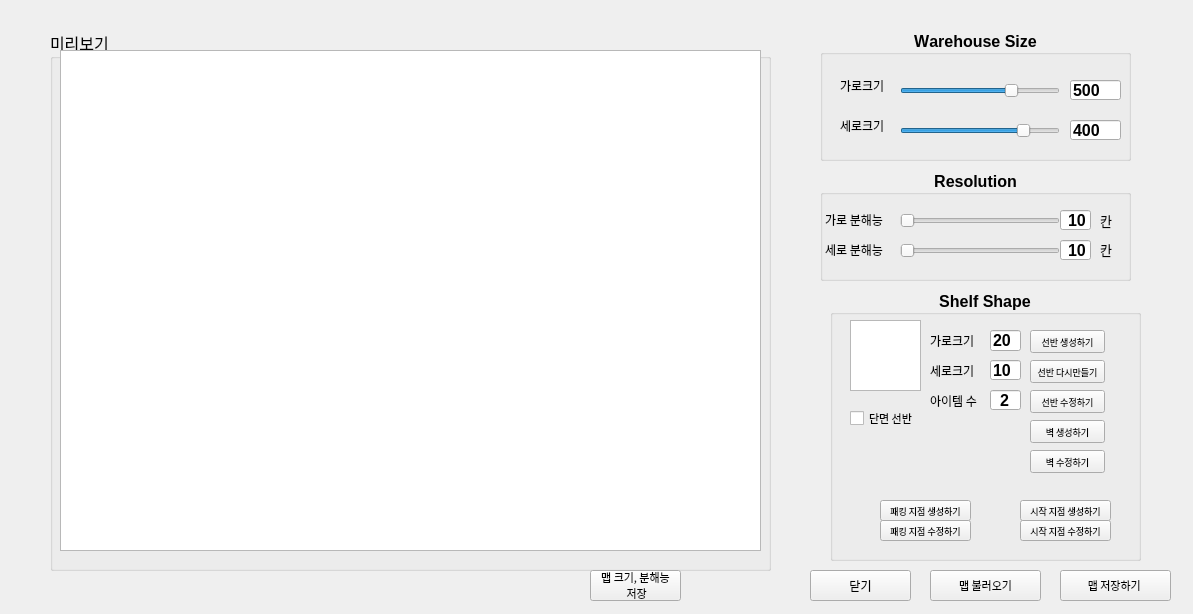
<?xml version="1.0" encoding="UTF-8"?>
<ui version="4.0">
 <class>Form</class>
 <widget class="QWidget" name="Form">
  <property name="geometry">
   <rect>
    <x>0</x>
    <y>0</y>
    <width>1193</width>
    <height>614</height>
   </rect>
  </property>
  <property name="font">
   <font>
    <family>HY견고딕</family>
    <pointsize>11</pointsize>
    <weight>50</weight>
    <bold>false</bold>
    <kerning>false</kerning>
   </font>
  </property>
  <property name="windowTitle">
   <string>Form</string>
  </property>
  <widget class="QGroupBox" name="groupBox">
   <property name="geometry">
    <rect>
     <x>820</x>
     <y>30</y>
     <width>311</width>
     <height>131</height>
    </rect>
   </property>
   <property name="font">
    <font>
     <family>Arial</family>
     <pointsize>12</pointsize>
     <weight>75</weight>
     <bold>true</bold>
    </font>
   </property>
   <property name="title">
    <string>Warehouse Size</string>
   </property>
   <property name="alignment">
    <set>Qt::AlignCenter</set>
   </property>
   <widget class="QSlider" name="slider_wSize">
    <property name="geometry">
     <rect>
      <x>80</x>
      <y>50</y>
      <width>160</width>
      <height>22</height>
     </rect>
    </property>
    <property name="maximum">
     <number>700</number>
    </property>
    <property name="value">
     <number>500</number>
    </property>
    <property name="orientation">
     <enum>Qt::Horizontal</enum>
    </property>
   </widget>
   <widget class="QSlider" name="slider_hSize">
    <property name="geometry">
     <rect>
      <x>80</x>
      <y>90</y>
      <width>160</width>
      <height>22</height>
     </rect>
    </property>
    <property name="maximum">
     <number>500</number>
    </property>
    <property name="value">
     <number>400</number>
    </property>
    <property name="sliderPosition">
     <number>400</number>
    </property>
    <property name="orientation">
     <enum>Qt::Horizontal</enum>
    </property>
   </widget>
   <widget class="QLineEdit" name="edit_wSize">
    <property name="geometry">
     <rect>
      <x>250</x>
      <y>50</y>
      <width>51</width>
      <height>20</height>
     </rect>
    </property>
    <property name="text">
     <string>500</string>
    </property>
    <property name="maxLength">
     <number>3</number>
    </property>
   </widget>
   <widget class="QLineEdit" name="edit_hSize">
    <property name="geometry">
     <rect>
      <x>250</x>
      <y>90</y>
      <width>51</width>
      <height>20</height>
     </rect>
    </property>
    <property name="text">
     <string>400</string>
    </property>
    <property name="maxLength">
     <number>3</number>
    </property>
   </widget>
   <widget class="QLabel" name="label">
    <property name="geometry">
     <rect>
      <x>20</x>
      <y>50</y>
      <width>56</width>
      <height>12</height>
     </rect>
    </property>
    <property name="font">
     <font>
      <family>HY견고딕</family>
      <pointsize>9</pointsize>
      <weight>50</weight>
      <bold>false</bold>
     </font>
    </property>
    <property name="text">
     <string>가로크기</string>
    </property>
   </widget>
   <widget class="QLabel" name="label_2">
    <property name="geometry">
     <rect>
      <x>20</x>
      <y>90</y>
      <width>56</width>
      <height>12</height>
     </rect>
    </property>
    <property name="font">
     <font>
      <family>HY견고딕</family>
      <pointsize>9</pointsize>
      <weight>50</weight>
      <bold>false</bold>
     </font>
    </property>
    <property name="text">
     <string>세로크기</string>
    </property>
   </widget>
  </widget>
  <widget class="QGroupBox" name="groupBox_map">
   <property name="geometry">
    <rect>
     <x>50</x>
     <y>30</y>
     <width>721</width>
     <height>541</height>
    </rect>
   </property>
   <property name="font">
    <font>
     <pointsize>12</pointsize>
     <weight>50</weight>
     <bold>false</bold>
    </font>
   </property>
   <property name="title">
    <string>미리보기</string>
   </property>
   <widget class="QGraphicsView" name="preview_map">
    <property name="geometry">
     <rect>
      <x>10</x>
      <y>20</y>
      <width>701</width>
      <height>501</height>
     </rect>
    </property>
   </widget>
  </widget>
  <widget class="QGroupBox" name="groupBox_2">
   <property name="geometry">
    <rect>
     <x>820</x>
     <y>170</y>
     <width>311</width>
     <height>111</height>
    </rect>
   </property>
   <property name="font">
    <font>
     <family>Arial</family>
     <pointsize>12</pointsize>
     <weight>75</weight>
     <bold>true</bold>
    </font>
   </property>
   <property name="title">
    <string>Resolution</string>
   </property>
   <property name="alignment">
    <set>Qt::AlignCenter</set>
   </property>
   <widget class="QLabel" name="label_3">
    <property name="geometry">
     <rect>
      <x>5</x>
      <y>40</y>
      <width>71</width>
      <height>20</height>
     </rect>
    </property>
    <property name="font">
     <font>
      <family>HY견고딕</family>
      <pointsize>9</pointsize>
      <weight>50</weight>
      <bold>false</bold>
     </font>
    </property>
    <property name="text">
     <string>가로 분해능 </string>
    </property>
   </widget>
   <widget class="QSlider" name="slider_resolution">
    <property name="geometry">
     <rect>
      <x>80</x>
      <y>40</y>
      <width>160</width>
      <height>22</height>
     </rect>
    </property>
    <property name="minimum">
     <number>10</number>
    </property>
    <property name="maximum">
     <number>100</number>
    </property>
    <property name="value">
     <number>10</number>
    </property>
    <property name="orientation">
     <enum>Qt::Horizontal</enum>
    </property>
   </widget>
   <widget class="QLineEdit" name="edit_resolution">
    <property name="geometry">
     <rect>
      <x>240</x>
      <y>40</y>
      <width>31</width>
      <height>20</height>
     </rect>
    </property>
    <property name="font">
     <font>
      <weight>75</weight>
      <bold>true</bold>
     </font>
    </property>
    <property name="text">
     <string>10</string>
    </property>
    <property name="maxLength">
     <number>3</number>
    </property>
    <property name="alignment">
     <set>Qt::AlignRight|Qt::AlignTrailing|Qt::AlignVCenter</set>
    </property>
   </widget>
   <widget class="QSlider" name="slider_resolution_2">
    <property name="geometry">
     <rect>
      <x>80</x>
      <y>70</y>
      <width>160</width>
      <height>22</height>
     </rect>
    </property>
    <property name="minimum">
     <number>10</number>
    </property>
    <property name="maximum">
     <number>100</number>
    </property>
    <property name="value">
     <number>10</number>
    </property>
    <property name="orientation">
     <enum>Qt::Horizontal</enum>
    </property>
   </widget>
   <widget class="QLineEdit" name="edit_resolution_2">
    <property name="geometry">
     <rect>
      <x>240</x>
      <y>70</y>
      <width>31</width>
      <height>20</height>
     </rect>
    </property>
    <property name="font">
     <font>
      <weight>75</weight>
      <bold>true</bold>
     </font>
    </property>
    <property name="text">
     <string>10</string>
    </property>
    <property name="maxLength">
     <number>3</number>
    </property>
    <property name="alignment">
     <set>Qt::AlignRight|Qt::AlignTrailing|Qt::AlignVCenter</set>
    </property>
   </widget>
   <widget class="QLabel" name="label_4">
    <property name="geometry">
     <rect>
      <x>5</x>
      <y>70</y>
      <width>71</width>
      <height>20</height>
     </rect>
    </property>
    <property name="font">
     <font>
      <family>HY견고딕</family>
      <pointsize>9</pointsize>
      <weight>50</weight>
      <bold>false</bold>
     </font>
    </property>
    <property name="text">
     <string>세로 분해능 </string>
    </property>
   </widget>
   <widget class="QLabel" name="label_5">
    <property name="geometry">
     <rect>
      <x>280</x>
      <y>40</y>
      <width>56</width>
      <height>21</height>
     </rect>
    </property>
    <property name="font">
     <font>
      <family>HY견고딕</family>
      <pointsize>10</pointsize>
      <weight>50</weight>
      <bold>false</bold>
     </font>
    </property>
    <property name="text">
     <string>칸</string>
    </property>
   </widget>
   <widget class="QLabel" name="label_6">
    <property name="geometry">
     <rect>
      <x>280</x>
      <y>70</y>
      <width>56</width>
      <height>20</height>
     </rect>
    </property>
    <property name="font">
     <font>
      <family>HY견고딕</family>
      <pointsize>10</pointsize>
      <weight>50</weight>
      <bold>false</bold>
     </font>
    </property>
    <property name="text">
     <string>칸</string>
    </property>
   </widget>
  </widget>
  <widget class="QGroupBox" name="groupBox_shelf">
   <property name="geometry">
    <rect>
     <x>830</x>
     <y>290</y>
     <width>311</width>
     <height>271</height>
    </rect>
   </property>
   <property name="font">
    <font>
     <family>Arial</family>
     <pointsize>12</pointsize>
     <weight>75</weight>
     <bold>true</bold>
    </font>
   </property>
   <property name="title">
    <string>Shelf Shape</string>
   </property>
   <property name="alignment">
    <set>Qt::AlignCenter</set>
   </property>
   <widget class="QGraphicsView" name="preview_shelf">
    <property name="geometry">
     <rect>
      <x>20</x>
      <y>30</y>
      <width>71</width>
      <height>71</height>
     </rect>
    </property>
   </widget>
   <widget class="QLabel" name="label_7">
    <property name="geometry">
     <rect>
      <x>100</x>
      <y>40</y>
      <width>56</width>
      <height>21</height>
     </rect>
    </property>
    <property name="font">
     <font>
      <family>HY견고딕</family>
      <pointsize>9</pointsize>
      <weight>50</weight>
      <bold>false</bold>
     </font>
    </property>
    <property name="text">
     <string>가로크기</string>
    </property>
   </widget>
   <widget class="QLineEdit" name="edit_shelfwidth">
    <property name="geometry">
     <rect>
      <x>160</x>
      <y>40</y>
      <width>31</width>
      <height>21</height>
     </rect>
    </property>
    <property name="text">
     <string>20</string>
    </property>
   </widget>
   <widget class="QLabel" name="label_8">
    <property name="geometry">
     <rect>
      <x>100</x>
      <y>70</y>
      <width>56</width>
      <height>21</height>
     </rect>
    </property>
    <property name="font">
     <font>
      <family>HY견고딕</family>
      <pointsize>9</pointsize>
      <weight>50</weight>
      <bold>false</bold>
     </font>
    </property>
    <property name="text">
     <string>세로크기</string>
    </property>
   </widget>
   <widget class="QLineEdit" name="edit_shelfheight">
    <property name="geometry">
     <rect>
      <x>160</x>
      <y>70</y>
      <width>31</width>
      <height>20</height>
     </rect>
    </property>
    <property name="text">
     <string>10</string>
    </property>
   </widget>
   <widget class="QPushButton" name="button_makeshelf">
    <property name="geometry">
     <rect>
      <x>200</x>
      <y>40</y>
      <width>75</width>
      <height>23</height>
     </rect>
    </property>
    <property name="font">
     <font>
      <family>HY견고딕</family>
      <pointsize>7</pointsize>
      <weight>50</weight>
      <bold>false</bold>
     </font>
    </property>
    <property name="text">
     <string>선반 생성하기</string>
    </property>
   </widget>
   <widget class="QPushButton" name="button_resetshelf">
    <property name="geometry">
     <rect>
      <x>200</x>
      <y>70</y>
      <width>75</width>
      <height>23</height>
     </rect>
    </property>
    <property name="font">
     <font>
      <family>HY견고딕</family>
      <pointsize>7</pointsize>
      <weight>50</weight>
      <bold>false</bold>
     </font>
    </property>
    <property name="text">
     <string>선반 다시만들기</string>
    </property>
   </widget>
   <widget class="QCheckBox" name="check_oneside">
    <property name="geometry">
     <rect>
      <x>20</x>
      <y>120</y>
      <width>81</width>
      <height>16</height>
     </rect>
    </property>
    <property name="font">
     <font>
      <family>HY견고딕</family>
      <pointsize>8</pointsize>
      <weight>50</weight>
      <bold>false</bold>
     </font>
    </property>
    <property name="toolTip">
     <string>선반의 한쪽에서만 꺼낼 수 있습니다.</string>
    </property>
    <property name="text">
     <string>단면 선반</string>
    </property>
   </widget>
   <widget class="QLabel" name="label_9">
    <property name="geometry">
     <rect>
      <x>100</x>
      <y>100</y>
      <width>71</width>
      <height>21</height>
     </rect>
    </property>
    <property name="font">
     <font>
      <family>HY견고딕</family>
      <pointsize>9</pointsize>
      <weight>50</weight>
      <bold>false</bold>
     </font>
    </property>
    <property name="text">
     <string>아이템 수</string>
    </property>
   </widget>
   <widget class="QLineEdit" name="edit_shelfmaxitem">
    <property name="geometry">
     <rect>
      <x>160</x>
      <y>100</y>
      <width>31</width>
      <height>20</height>
     </rect>
    </property>
    <property name="text">
     <string>2</string>
    </property>
    <property name="alignment">
     <set>Qt::AlignCenter</set>
    </property>
   </widget>
   <widget class="QPushButton" name="button_shelfeditor">
    <property name="enabled">
     <bool>true</bool>
    </property>
    <property name="geometry">
     <rect>
      <x>200</x>
      <y>100</y>
      <width>75</width>
      <height>23</height>
     </rect>
    </property>
    <property name="font">
     <font>
      <family>HY견고딕</family>
      <pointsize>7</pointsize>
      <weight>50</weight>
      <bold>false</bold>
     </font>
    </property>
    <property name="text">
     <string>선반 수정하기</string>
    </property>
   </widget>
   <widget class="QPushButton" name="button_makeblock">
    <property name="geometry">
     <rect>
      <x>200</x>
      <y>130</y>
      <width>75</width>
      <height>23</height>
     </rect>
    </property>
    <property name="font">
     <font>
      <family>HY견고딕</family>
      <pointsize>7</pointsize>
      <weight>50</weight>
      <bold>false</bold>
     </font>
    </property>
    <property name="text">
     <string>벽 생성하기</string>
    </property>
   </widget>
   <widget class="QPushButton" name="button_deleteblock">
    <property name="geometry">
     <rect>
      <x>200</x>
      <y>160</y>
      <width>75</width>
      <height>23</height>
     </rect>
    </property>
    <property name="font">
     <font>
      <family>HY견고딕</family>
      <pointsize>7</pointsize>
      <weight>50</weight>
      <bold>false</bold>
     </font>
    </property>
    <property name="text">
     <string>벽 수정하기</string>
    </property>
   </widget>
   <widget class="QPushButton" name="button_makeSP">
    <property name="geometry">
     <rect>
      <x>190</x>
      <y>210</y>
      <width>91</width>
      <height>21</height>
     </rect>
    </property>
    <property name="font">
     <font>
      <family>HY견고딕</family>
      <pointsize>7</pointsize>
      <weight>50</weight>
      <bold>false</bold>
     </font>
    </property>
    <property name="text">
     <string>시작 지점 생성하기</string>
    </property>
   </widget>
   <widget class="QPushButton" name="button_deleteSP">
    <property name="geometry">
     <rect>
      <x>190</x>
      <y>230</y>
      <width>91</width>
      <height>21</height>
     </rect>
    </property>
    <property name="font">
     <font>
      <family>HY견고딕</family>
      <pointsize>7</pointsize>
      <weight>50</weight>
      <bold>false</bold>
     </font>
    </property>
    <property name="text">
     <string>시작 지점 수정하기</string>
    </property>
   </widget>
   <widget class="QPushButton" name="button_makePK">
    <property name="geometry">
     <rect>
      <x>50</x>
      <y>210</y>
      <width>91</width>
      <height>21</height>
     </rect>
    </property>
    <property name="font">
     <font>
      <family>HY견고딕</family>
      <pointsize>7</pointsize>
      <weight>50</weight>
      <bold>false</bold>
     </font>
    </property>
    <property name="text">
     <string>패킹 지점 생성하기</string>
    </property>
   </widget>
   <widget class="QPushButton" name="button_deletePK">
    <property name="geometry">
     <rect>
      <x>50</x>
      <y>230</y>
      <width>91</width>
      <height>21</height>
     </rect>
    </property>
    <property name="font">
     <font>
      <family>HY견고딕</family>
      <pointsize>7</pointsize>
      <weight>50</weight>
      <bold>false</bold>
     </font>
    </property>
    <property name="text">
     <string>패킹 지점 수정하기</string>
    </property>
   </widget>
  </widget>
  <widget class="QPushButton" name="button_loadmap">
   <property name="enabled">
    <bool>true</bool>
   </property>
   <property name="geometry">
    <rect>
     <x>930</x>
     <y>570</y>
     <width>111</width>
     <height>31</height>
    </rect>
   </property>
   <property name="font">
    <font>
     <family>HY견고딕</family>
     <pointsize>8</pointsize>
     <weight>50</weight>
     <bold>false</bold>
    </font>
   </property>
   <property name="text">
    <string>맵 불러오기</string>
   </property>
  </widget>
  <widget class="QPushButton" name="button_savemap">
   <property name="enabled">
    <bool>true</bool>
   </property>
   <property name="geometry">
    <rect>
     <x>1060</x>
     <y>570</y>
     <width>111</width>
     <height>31</height>
    </rect>
   </property>
   <property name="font">
    <font>
     <family>HY견고딕</family>
     <pointsize>8</pointsize>
     <weight>50</weight>
     <bold>false</bold>
    </font>
   </property>
   <property name="text">
    <string>맵 저장하기 </string>
   </property>
  </widget>
  <widget class="QPushButton" name="pushMapsize">
   <property name="geometry">
    <rect>
     <x>590</x>
     <y>570</y>
     <width>91</width>
     <height>31</height>
    </rect>
   </property>
   <property name="font">
    <font>
     <pointsize>8</pointsize>
     <weight>50</weight>
     <bold>false</bold>
    </font>
   </property>
   <property name="text">
    <string>맵 크기, 분해능
 저장</string>
   </property>
  </widget>
  <widget class="QPushButton" name="button_close">
   <property name="geometry">
    <rect>
     <x>810</x>
     <y>570</y>
     <width>101</width>
     <height>31</height>
    </rect>
   </property>
   <property name="font">
    <font>
     <pointsize>9</pointsize>
     <weight>50</weight>
     <bold>false</bold>
    </font>
   </property>
   <property name="text">
    <string>닫기</string>
   </property>
  </widget>
 </widget>
 <resources/>
 <connections/>
</ui>
